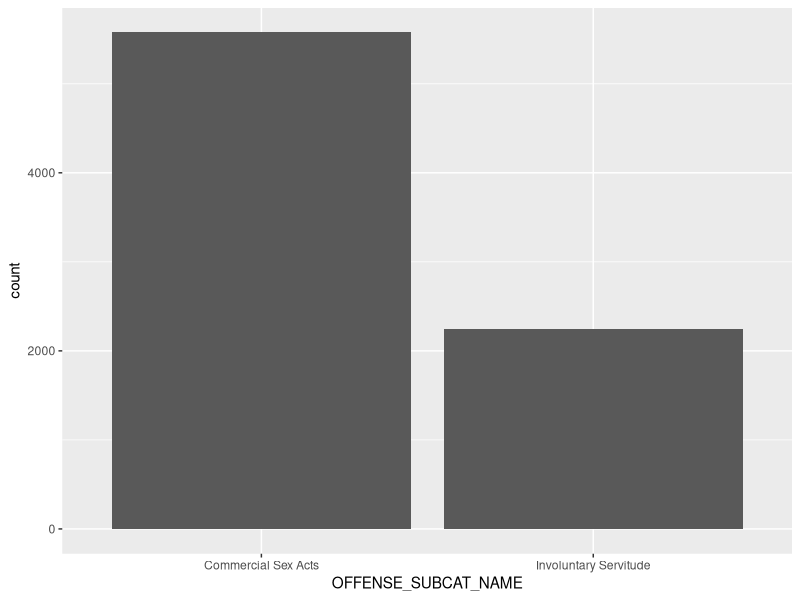
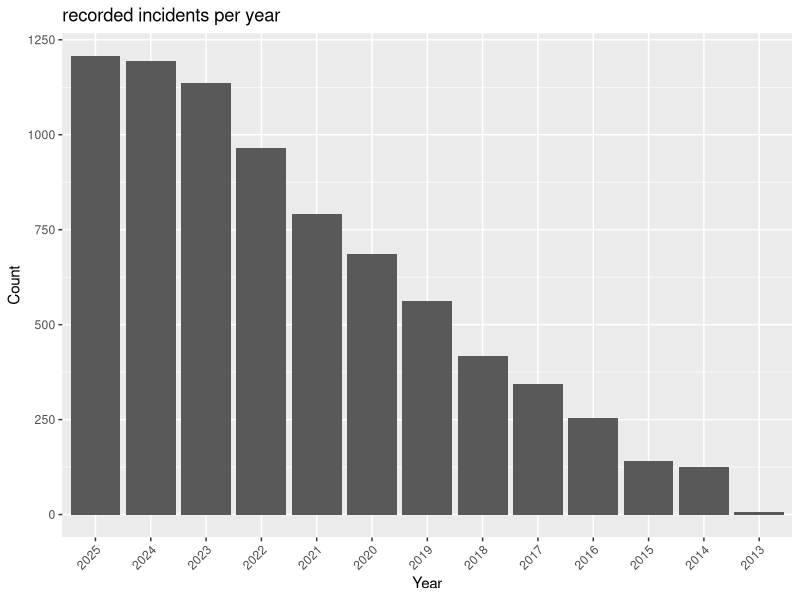
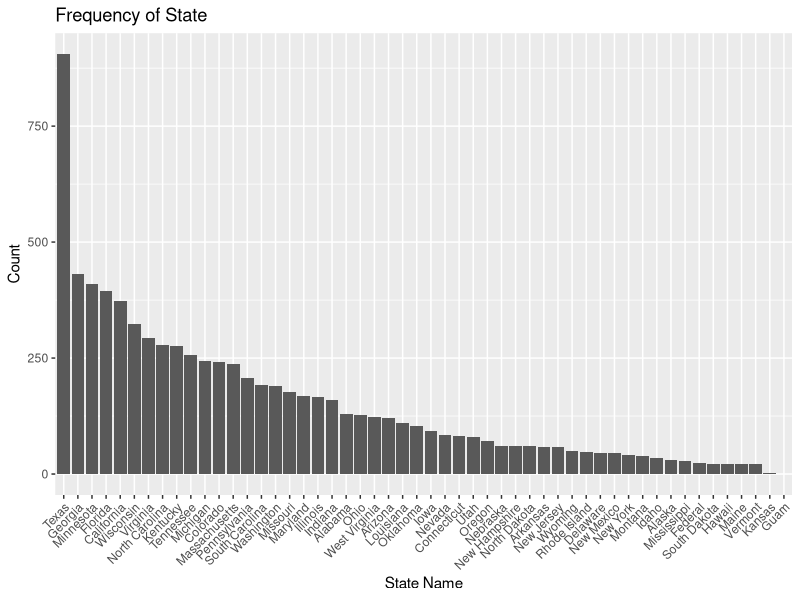

These figures' R source, in order: (Note: this script raises an error after producing the figures.)
## ---- chunk 1
library(tidyverse)
library(ggplot2)
library(dplyr)
## ---- chunk 2
df = read.csv("HT_2013-2025.csv")
## ---- chunk 3
#number of each sub offense
ggplot(data=df, aes(x = OFFENSE_SUBCAT_NAME, fill = ACTUAL_COUNT))+
geom_bar()

## ---- chunk 4
df %>%
  count(DATA_YEAR) %>%
  ggplot(aes(x = reorder(DATA_YEAR, -n), y = n)) +
  geom_col() +
  labs(x = "Year", y = "Count", title = "recorded incidents per year") +
  theme(axis.text.x = element_text(angle = 45, hjust = 1))
## ---- chunk 5
#number of reports in each state
df %>%
  count(STATE_NAME) %>%
  ggplot(aes(x = reorder(STATE_NAME, -n), y = n)) +
  geom_col() +
  labs(x = "State Name", y = "Count", title = "Frequency of State") +
  theme(axis.text.x = element_text(angle = 45, hjust = 1))
## ---- chunk 6
# 1. Prepare sample data
# Already using df #

# 2. Fit the linear model
model <- lm(y ~ x, data = df)

# 3. View the regression coefficients and statistical summary
summary(model)
